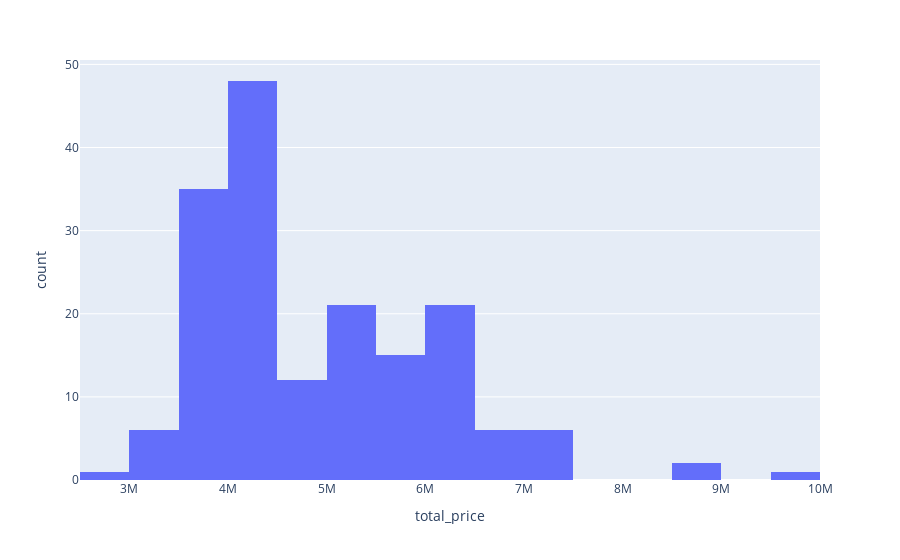

Notebook source saved alongside this figure:
### Code cell
fig = px.histogram(one_flat[one_flat.district=="Выборгский"], x="total_price", nbins=20)
fig.show()

### Figure 1 — Plotly figure (JSON) as saved in the notebook; plotly's stock layout.template omitted (floating-point values rounded to 4 significant figures; data arrays with more than 128 entries replaced by an {"elided": "..."} marker saying what was removed)
{"data": [{"alignmentgroup": "True", "bingroup": "x", "hoverlabel": {"namelength": 0}, "hovertemplate": "total_price=%{x}<br>count=%{y}", "legendgroup": "", "marker": {"color": "#636efa"}, "name": "", "nbinsx": 20, "offsetgroup": "", "orientation": "v", "showlegend": false, "type": "histogram", "x": {"elided": "174 int values"}, "xaxis": "x", "yaxis": "y"}], "layout": {"barmode": "relative", "legend": {"tracegroupgap": 0}, "margin": {"t": 60}, "xaxis": {"anchor": "y", "domain": [0, 1], "title": {"text": "total_price"}}, "yaxis": {"anchor": "x", "domain": [0, 1], "title": {"text": "count"}}}}
